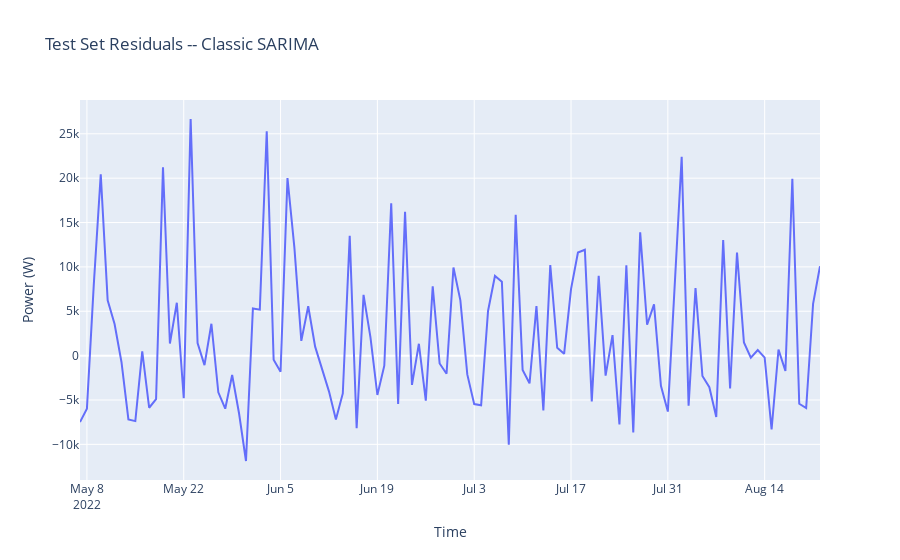

This figure's notebook cell:
### Code cell
residuals_df_ts = test["max_power"] - fitted.predict(start = test.index[0] , end = test.index[len(test) - 1], exog = test[["Academic Break" , "Federal Holiday","rollingavg7"]])

fig = go.Figure()
fig.add_trace(
    go.Scatter(x = residuals_df_ts.index,
               y = residuals_df_ts)
)
fig.update_layout(title = "Test Set Residuals -- Classic SARIMA", xaxis_title = "Time", yaxis_title = "Power (W)")
fig.show()
print("Residual Mean:",
      np.mean(residuals_df_ts))
